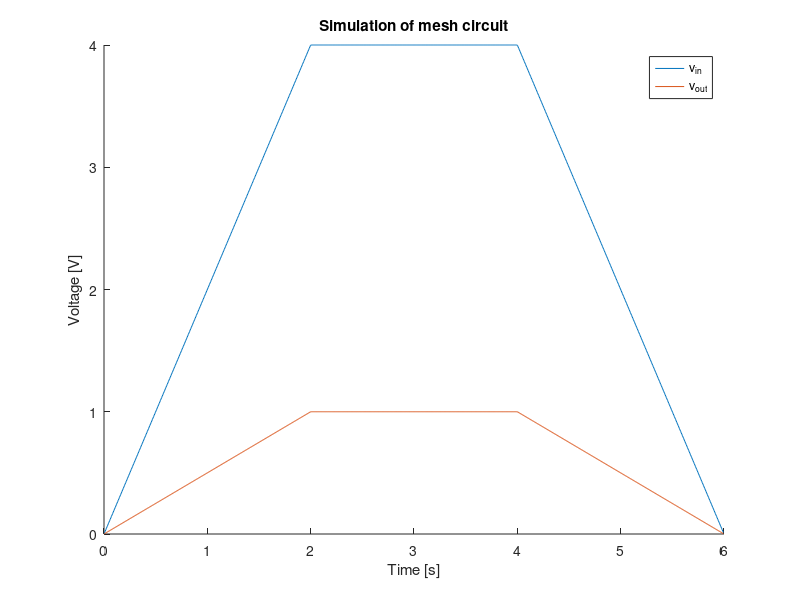

Here is the MATLAB script that generated this plot: (Note: this script raises an error after producing the figure.)
%% EGB242 Lab 2 Template
%% (a) Create a time vector t for the input voltage signal using 1000 samples.
samples = 1000;
% Time period
T = 6; 
% time vector from [0, T)
t = linspace(0, 6, samples+1);
t = t(1:end-1);
%% (b) Generate the input signal vin.
vin = zeros(size(t));
% Three segments
vin(0 <= t & t < 2) = 2 * t(0 <= t & t < 2) ; % TODO
vin(2 <= t & t < 4) = 4; % TODO
vin(4 <= t & t < 6) = -2 * t(4 <= t & t < 6) + 12; % TODO
%% (c) Using the expression for vout in terms of vin derived in Question 2
%% of the tutorial, generate the output of the circuit vout.
R1 = 22e3; R2 = 33e3; R3 = 12e3; R4 = 18e3;
vout = vin*R2*R4 / ((R2 + R3 + R4) * (R1 + R2) - R2^2); % TODO
%% (d) Plot the input and output of the circuit on the same set of axes. Include a
%title, X axis label, Y axis label, and legend.
figure; hold on;
% plot v in
plot(t, vin);
% plot vout
plot(t, vout);
title('Simulation of mesh circuit');
xlabel('Time [s]');
ylabel('Voltage [V]');
legend('v_{in}', 'v_{out}');
%% (e)
R1 = 22e3; R2 = 33e3; R3 = 12e3;
R4s = [12e3, 15e3, 18e3, 22e3, 27e3];
N = length(R4s);
% creating an array to store the output for each of the new resistor values
vout = zeros(N, samples);
% Loop over all of these new resistors and calculate
for i = 1:N
R4 = R4s(i);
vout(i, :) = []; % TODO
end
%% (e) extended - plot new simulations
figure; hold on;
plot(t, vin);
plot(t, vout);
title('Effect of R_4 value on output voltage');
xlabel('Time [s]');
ylabel('Voltage [V]');
legend('v_{in}', ...
'v_{out} (R_4 = 12k)', ...
'v_{out} (R_4 = 15k)', ...
'v_{out} (R_4 = 18k)', ...
'v_{out} (R_4 = 22k)', ...
'v_{out} (R_4 = 27k)' ...
);
% save high quality figure
% EPS figures are vector graphics, never get blurry
saveas(gcf,'week_2.eps')
% PNG are normal figures, uses lossless compression
% will get blurry if zoom in
saveas(gcf,'week_2.png')
% NEVER USE JPEGS FOR PLOTS!!
% Is lossy compression format
% High frequencies lost, which is needed for plots
% JPEG is acceptable for natural images (ie. photos etc)
% Try it yourself and compare the results, it will look bad :(
% saveas(gcf,'week_2.jpg')
